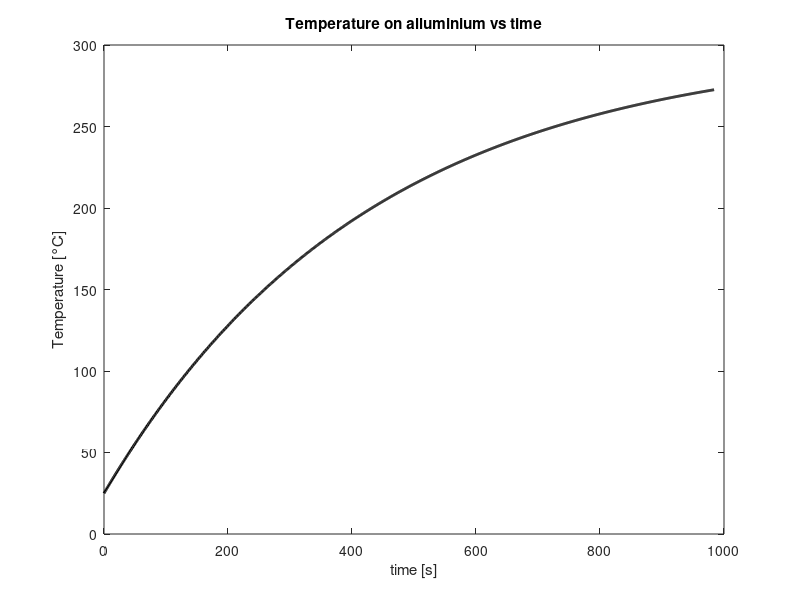
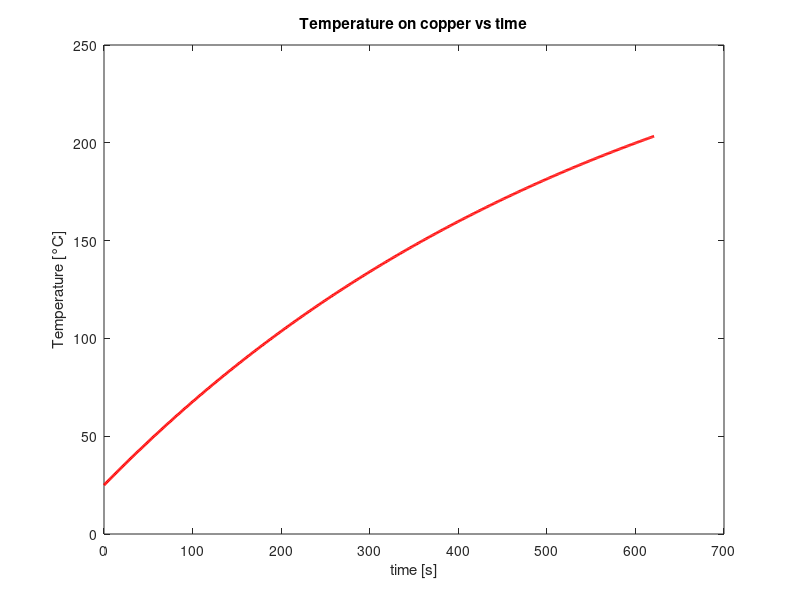

These charts were generated, in order, by the following MATLAB code:
% Thermal energy storage systems often involve packed beds of solid spheres through which hot
% gas flows during the 'charging' phase and cold gas flows during the 'discharging' phase.
% In the charging process (shown in Fig. 2), heat transfer from the hot gas increases the
% thermal energy stored in the spheres, which are initially at a lower temperature; during the
% discharging phase, the stored thermal energy decreases as it is transferred from the
% hot spheres to the cooler gas.  
% Consider a bed composed of aluminum spheres with a diameter of 75 mm (density 2700 kg/m³,
% specific heat capacity 950 J/kg/K, thermal conductivity 240 W/m/K) and a charging process
% where the gas enters the storage unit at a temperature of 300 degrees Celsius.
% If the initial temperature of the spheres is 25 degrees Celsius and the heat transfer
% coefficient is 75 W/m²K, numerically determine, after verifying that the problem can be
% addressed with a lumped-parameter model, how long it takes for the system to store 90 percent
% of the maximum storable thermal energy.
% Finally, evaluate whether and how much time would be saved in storing the
% same amount of energy if the spheres were made of copper (density 8900 kg/m³,
% specific heat capacity 400 J/kg/K) instead of aluminum, while maintaining the same size.

% Laib 8, exercise 4
% Simone Canevarolo
% S269893
% 27/11/2024

clear all
close all
clc

dd = 75e-3; % m
rovol_all = 2700; % kg/m^3
cp_all = 950; % J/kg/K
kk_all = 240; % W/m/K
Tgas = 300+273; % K
Tin = 25+273; % k
hh = 75; % W/m^2/K

As = 4*pi*dd^2/4; % area for heat exchange, m^2
Vol = 4/3*pi*(dd/2)^3; % volume of the sphere, m^3

% Biot number (should be Bi<0.1 in order to use the zero-dimensional
% problem)

Bi = hh*(dd/2)/kk_all;

% Now, we can start to code since the condition is satisfied.
% We consider the max of energy that can be stored as if the aluminium
% balls could have the same temperature as the air flow.
% The problem will be solved in Forward Euler (FE), explicit method

Emax_theory_all = @(T) rovol_all*Vol*cp_all*(T-Tin);
Emax = Emax_theory_all(Tgas);

TT = Tin;
Tm = Tin;
Energy = rovol_all*Vol*cp_all*(TT-Tin);

err = 1; % error
toll = 1e-5; % tollerance
dt = 1; % s
time = 0; % s
ii = 1; % iterations

TTvett_all(1) = TT;

aa = dt*As*hh/rovol_all/cp_all/Vol;

while Energy < 0.9*Emax && ii < 1000

    ii = ii+1;
    time = time+dt;

    TT = Tm+aa*(-Tm+Tgas);

    TTvett_all(ii) = TT;

    Energy = rovol_all*Vol*cp_all*(TT-Tin);

    Tm = TT;

end

tt = (0:dt:time)';

figure(1)
plot(tt,TTvett_all-273,'k','LineWidth',2)
title('Temperature on alluminium vs time')
xlabel('time [s]')
ylabel('Temperature [°C]')
% legend(Alluminium temperature)

Time_all = time;


%% COPPER

% This time, the problem will be solved using Backward Euler (BE), implicit
% method

rovol_cu = 8900; % Kg/m^3
cp_cu = 400; % W/m/K
% same dimentions

Emax_theory_cu = @(T) rovol_all*Vol*cp_all*(T-Tin);
Emax = Emax_theory_cu(Tgas);

TT = Tin;
Tm = Tin;
Energy = rovol_cu*Vol*cp_cu*(TT-Tin);

time = 0; % s
ii = 1;

TTvett_cu(1) = TT;

aa = dt*As*hh/rovol_cu/cp_cu/Vol;

while Energy < 0.9*Emax && ii<1000

    ii = ii+1;
    time = time+dt;

    TT = (Tm+aa*Tgas)/(1+aa);

    TTvett_cu(ii) = TT;

    Energy = rovol_cu*Vol*cp_cu*(TT-Tin);

    Tm = TT;

end

tt = (0:dt:time)';

figure(2)
plot(tt,TTvett_cu-273,'r','LineWidth',2)
title('Temperature on copper vs time')
xlabel('time [s]')
ylabel('Temperature [°C]')
% legend(Copper temperature)


timesave = abs(time-Time_all);
fprintf('\nThe time saved is %.5f seconds\n', timesave)
